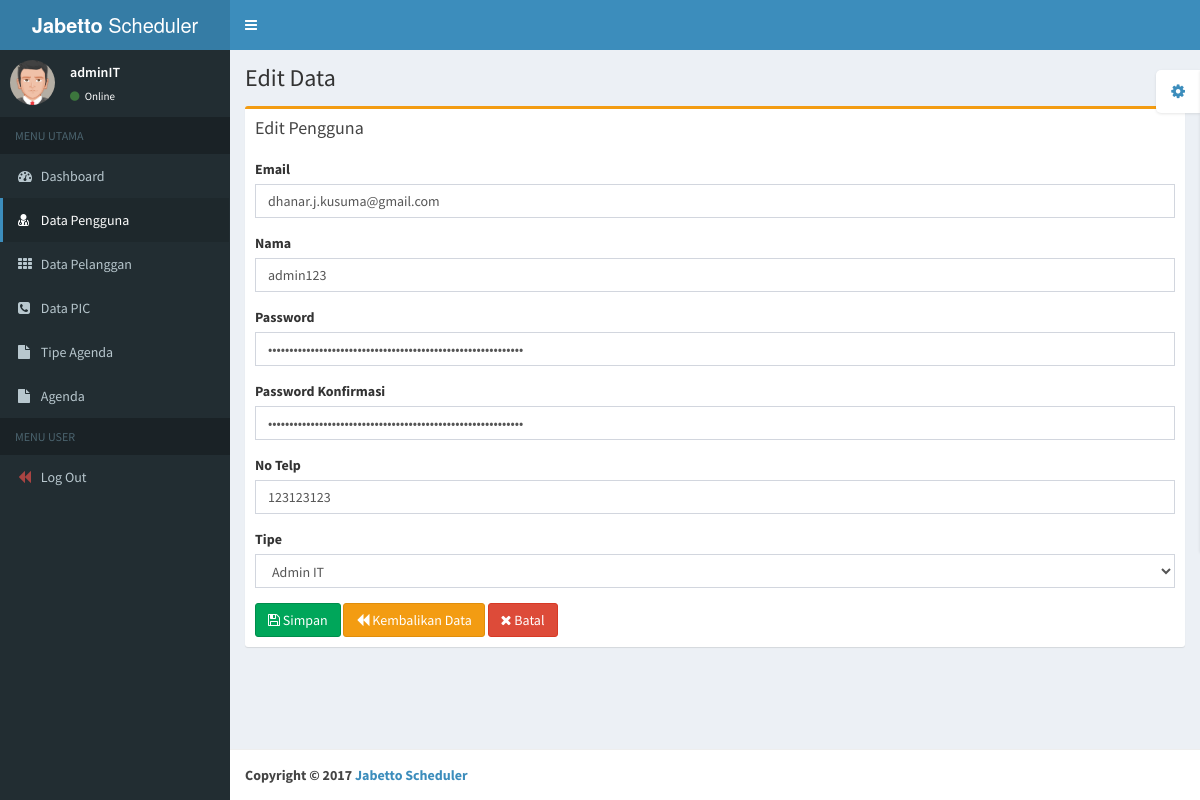
The app's page /edit.php?edit=data_user&id=3 (signed in) with its own data.
### tables this page shows
CREATE TABLE `pengguna` (
  `id` int(10) NOT NULL,
  `email` varchar(30) NOT NULL,
  `password` varchar(100) NOT NULL,
  `nama` varchar(30) NOT NULL,
  `status` enum('sa','admin','se') NOT NULL DEFAULT 'se',
  `no_telp` varchar(20) NOT NULL
);

### pages/edit/data_user.php (the view, shortened to what this page needs)
<?php require_once('config/main.php');
$query=mysqli_query($conn, "SELECT * FROM pengguna WHERE id=".$_GET['id']." AND status<>'sa'");
$data = mysqli_fetch_array($query);
?>
<section>
	<div class="row">
		<div class="col-md-12">
	      <div class="box box-warning">
	        <div class="box-header">
	          <h3 class="box-title">Edit Pengguna</h3>
	        </div>
	        <div class="box-body">
	          <form role="form" method="post" action="simpan.php">
	            <div class="form-group">
	              <label>Email</label>
	              <input type="email" name="email" class="form-control" placeholder="Email" value="<?php echo $data['email']; ?>"/>
	            </div>
	            <div class="form-group">
	              <label>Nama</label>
	              <input type="text" name="nama" class="form-control" placeholder="Nama" value="<?php echo $data['nama']; ?>"/>
	            </div>
	             <div class="form-group">
	              <label>Password</label>
	              <input type="password" name="password" class="form-control" placeholder="Password" value="<?php echo $data['password']; ?>"/>
	            </div>
	            <div class="form-group">
	              <label>Password Konfirmasi</label>
	              <input type="password" name="password_confirmation" class="form-control" placeholder="Password Konfirmasi" value="<?php echo $data['password']; ?>"/>
	            </div>
	            <div class="form-group">
	              <label>No Telp</label>
	              <input type="number" name="no_telp" class="form-control" placeholder="No Telp" value="<?php echo $data['no_telp']; ?>"/>
	            </div>
	            <div class="form-group">
	              <label>Tipe</label>
	              <select class="form-control" name="role">
	              	<option value="admin">Admin IT</option>
	              </select>
	            </div>
	            <button type="submit" class="btn btn-success"> <i class="fa fa-save"></i> Simpan</button>
	            <button type="reset" class="btn btn-warning"> <i class="fa fa-backward"></i> Kembalikan Data </button>
	            <a href="index.php?page=data_user" class="btn btn-danger"> <i class="fa fa-times"></i> Batal</a>
	          </form>
	        </div>
	      </div>
	    </div>
	</div>
</section>

### records on screen
pengguna: email "dhanar.j.kusuma@gmail.com", nama "admin123", no_telp "123123123"

### other values on screen
$_SESSION['nama'] "adminIT"
